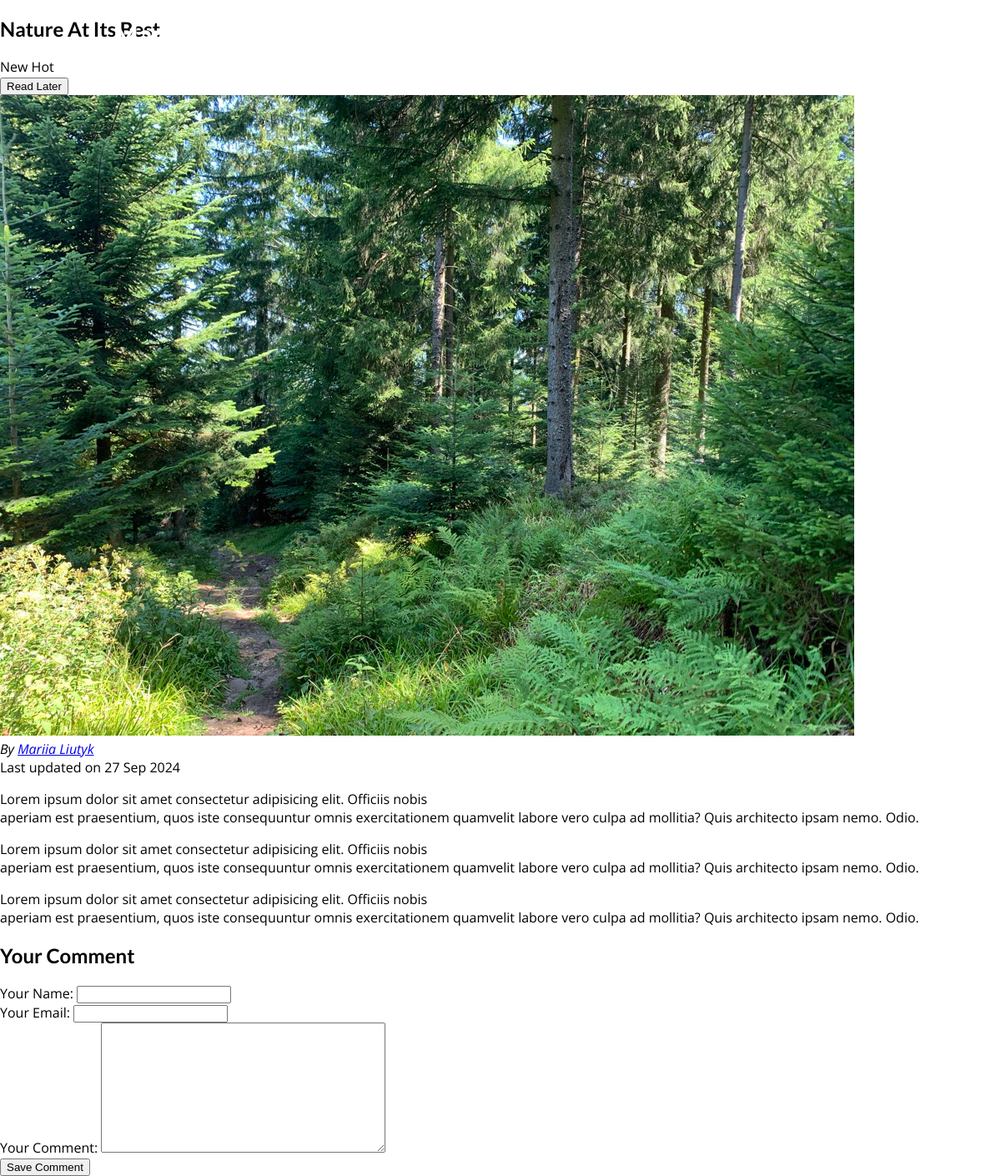
The page /posts/nature-at-its-best on the database its author committed.
### blog/models.py (models this page shows, shortened)
class Post(models.Model):
        title = models.CharField(max_length=150)
        excerpt = models.CharField(max_length=200)
        image = models.ImageField(upload_to="posts", null=True)
        date = models.DateField(auto_now=True)
        slug = models.SlugField(unique=True, db_index=True)
        content = models.TextField(validators=[MinLengthValidator(10)])
        author = models.ForeignKey(Author, on_delete=models.SET_NULL, null=True, related_name="posts")
        tags = models.ManyToManyField(Tag)

class Tag(models.Model):
      caption = models.CharField(max_length=20)

class Author(models.Model):
    first_name = models.CharField(max_length=100)
    last_name = models.CharField(max_length=100)
    email_address = models.EmailField()
    def full_name(self):
          return f"{self.first_name} {self.last_name}"
    def __str__(self):
          return self.full_name()

### blog/views.py (the view, shortened to what this page needs)
# urls.py: path("posts/<slug:slug>", views.SinglePostView.as_view(), name="post-detail-page"),
class SinglePostView(View):
    def is_stored_post(self, request, post_id):
        stored_posts = request.session.get("stored_posts")
        if stored_posts is not None:
            is_saved_for_later = post_id in stored_posts
        else:
            is_saved_for_later = False
        return is_saved_for_later
    def get(self, request, slug):
        post = Post.objects.get(slug=slug)
        context = {
            "post": post,
            "post_tags": post.tags.all(),
            "comment_form": CommentForm(),
            "comments": post.comments.all().order_by("-id"),
            "saved_for_later": self.is_stored_post(request, post.id)
        }
        return render(request, "blog/post-detail.html", context)

### blog/forms.py
class CommentForm(forms.ModelForm):
    class Meta:
        model = Comment
        exclude = ["post"]
        labels = {
            "user_name": "Your Name",
             "user_email": "Your Email",
             "text": "Your Comment"
            }

### blog/templates/blog/post-detail.html (shortened to what this page needs)
{% extends "base.html" %}
{% load static %}
{% block css_files %}
<link rel="stylesheet" href="{{ post.image.url }}" />
{% endblock  %}
{% block content %}
  <section id="summary">
      <h2>{{ post.title }}</h2>
      <div>
        {% for tag in post_tags %}
          <span class="taf">{{ tag.caption }}</span>
        {% endfor %}
      </div>
      <div id="read-later">
        <form action="{% url "read-later" %}" method="POST">
          <button>
            {% if saved_for_later %}
              Remove from "Read Later" list
            {% else %}
              Read Later
            {% endif %}
          </button>
        </form>
      </div>
      <article>
        <img src="{{ post.image.url }}" alt="{{ post.title }}" />
        <address>By <a href="mailto:{{ post.author.email_address }}">{{ post.author }}</a></address>
        <div>Last updated on <time>{{ post.date|date:"d M Y" }}</time></div>
      </article>
  </section>
  <main>
    {{ post.content|linebreaks }}
  </main>
    <section id="comment-form">
    <h2>Your Comment</h2>
    <form action="{% url "post-detail-page" post.slug %}" method="POST">
      {% for form_field in comment_form %}
      <div class="form-control {% if form_field.errors %}invalid{% endif %} ">
        {{ form_field.label_tag }}
        {{ form_field }}
      </div>
      {% endfor %}
       <button>Save Comment</button>
    </form>
  </section>
{% endblock %}

### static/app.css (style rules this page uses)
* { box-sizing: border-box; }
html { font-family: 'Open Sans', 'Lato', sans-serif; }
body { margin: 0; }
h1, h2, h3 { font-family: 'Lato', sans-serif; font-weight: bold; }

### rows shown on the page
Post: title "Nature At Its Best", image (picture), author "Mariia Liutyk", date "27 Sep 2024", content "Lorem ipsum dolor sit amet consectetur adipisicing elit. Officiis nobis aperiam est praesentium, quos iste consequuntur omnis exercitationem quamvelit labore vero culpa ad mollitia? Quis architecto ipsam nemo. Odio. Lorem ipsum dolor sit amet consectetur adipisicing elit. Officiis nobis aperiam est praesentium, quos iste consequuntur omnis exercitationem quamvelit labore vero culpa ad mollitia? Quis architecto ipsam nemo. Odio. Lorem ipsum dolor sit amet consectetur adipisicing elit. Officiis nobis aperiam est praesentium, quos iste consequuntur omnis exercitationem quamvelit labore vero culpa ad mollitia? Quis architecto ipsam nemo. Odio."
Tag: caption "New"
Tag: caption "Hot"
